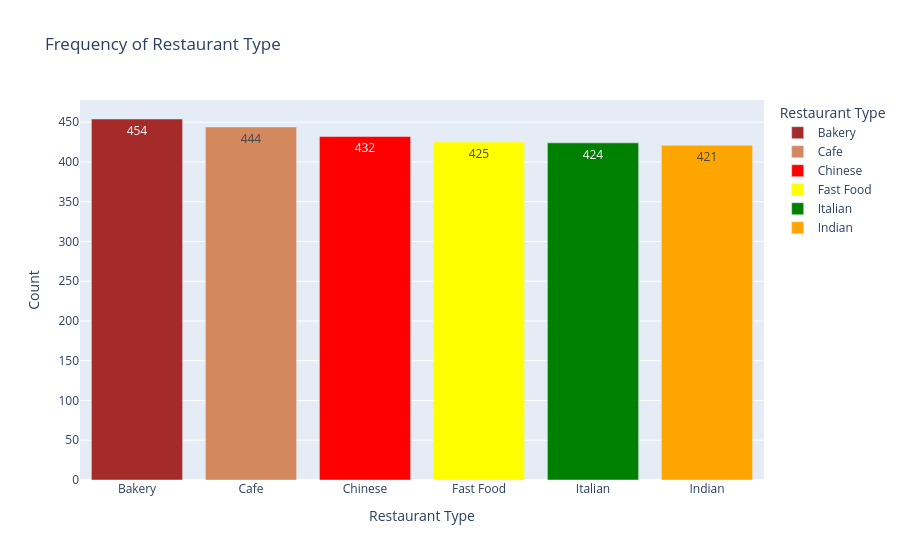

The notebook cell saved with this chart:
### Code cell
#Making a Bar Chart Pt. 2 (Beautifying the Bars)

status_counts = food["restaurant_type"].value_counts().reset_index()
status_counts.columns = ["restaurant_type","frequency"]

fig2 = px.bar(status_counts,
              x="restaurant_type", 
              y="frequency",
              title = "Frequency of Restaurant Type",  
              labels = {"restaurant_type": "Restaurant Type", "frequency": "Count"},
              text = "frequency", #automatically assigns text values to the bar
              color = "restaurant_type", #telling it what you are assigning colors to
              color_discrete_sequence = ["brown","#D3885D","red","yellow","green", "orange"])
                 #actually listing out the colors that are being assigned (you put in the order of the array). Can write out the colors or use hex code


fig2.show()

#Can click items on the legend and it wil hide that bar from the visualization

### Figure 1 — Plotly figure (JSON) as saved in the notebook; plotly's stock layout.template omitted (floating-point values rounded to 4 significant figures)
{"data": [{"hovertemplate": "Restaurant Type=%{x}<br>Count=%{text}<extra></extra>", "legendgroup": "Bakery", "marker": {"color": "brown", "pattern": {"shape": ""}}, "name": "Bakery", "orientation": "v", "showlegend": true, "text": [454.0], "textposition": "auto", "type": "bar", "x": ["Bakery"], "xaxis": "x", "y": [454], "yaxis": "y"}, {"hovertemplate": "Restaurant Type=%{x}<br>Count=%{text}<extra></extra>", "legendgroup": "Cafe", "marker": {"color": "#D3885D", "pattern": {"shape": ""}}, "name": "Cafe", "orientation": "v", "showlegend": true, "text": [444.0], "textposition": "auto", "type": "bar", "x": ["Cafe"], "xaxis": "x", "y": [444], "yaxis": "y"}, {"hovertemplate": "Restaurant Type=%{x}<br>Count=%{text}<extra></extra>", "legendgroup": "Chinese", "marker": {"color": "red", "pattern": {"shape": ""}}, "name": "Chinese", "orientation": "v", "showlegend": true, "text": [432.0], "textposition": "auto", "type": "bar", "x": ["Chinese"], "xaxis": "x", "y": [432], "yaxis": "y"}, {"hovertemplate": "Restaurant Type=%{x}<br>Count=%{text}<extra></extra>", "legendgroup": "Fast Food", "marker": {"color": "yellow", "pattern": {"shape": ""}}, "name": "Fast Food", "orientation": "v", "showlegend": true, "text": [425.0], "textposition": "auto", "type": "bar", "x": ["Fast Food"], "xaxis": "x", "y": [425], "yaxis": "y"}, {"hovertemplate": "Restaurant Type=%{x}<br>Count=%{text}<extra></extra>", "legendgroup": "Italian", "marker": {"color": "green", "pattern": {"shape": ""}}, "name": "Italian", "orientation": "v", "showlegend": true, "text": [424.0], "textposition": "auto", "type": "bar", "x": ["Italian"], "xaxis": "x", "y": [424], "yaxis": "y"}, {"hovertemplate": "Restaurant Type=%{x}<br>Count=%{text}<extra></extra>", "legendgroup": "Indian", "marker": {"color": "orange", "pattern": {"shape": ""}}, "name": "Indian", "orientation": "v", "showlegend": true, "text": [421.0], "textposition": "auto", "type": "bar", "x": ["Indian"], "xaxis": "x", "y": [421], "yaxis": "y"}], "layout": {"barmode": "relative", "legend": {"title": {"text": "Restaurant Type"}, "tracegroupgap": 0}, "title": {"text": "Frequency of Restaurant Type"}, "xaxis": {"anchor": "y", "categoryarray": ["Bakery", "Cafe", "Chinese", "Fast Food", "Italian", "Indian"], "categoryorder": "array", "domain": [0, 1], "title": {"text": "Restaurant Type"}}, "yaxis": {"anchor": "x", "domain": [0, 1], "title": {"text": "Count"}}}}
